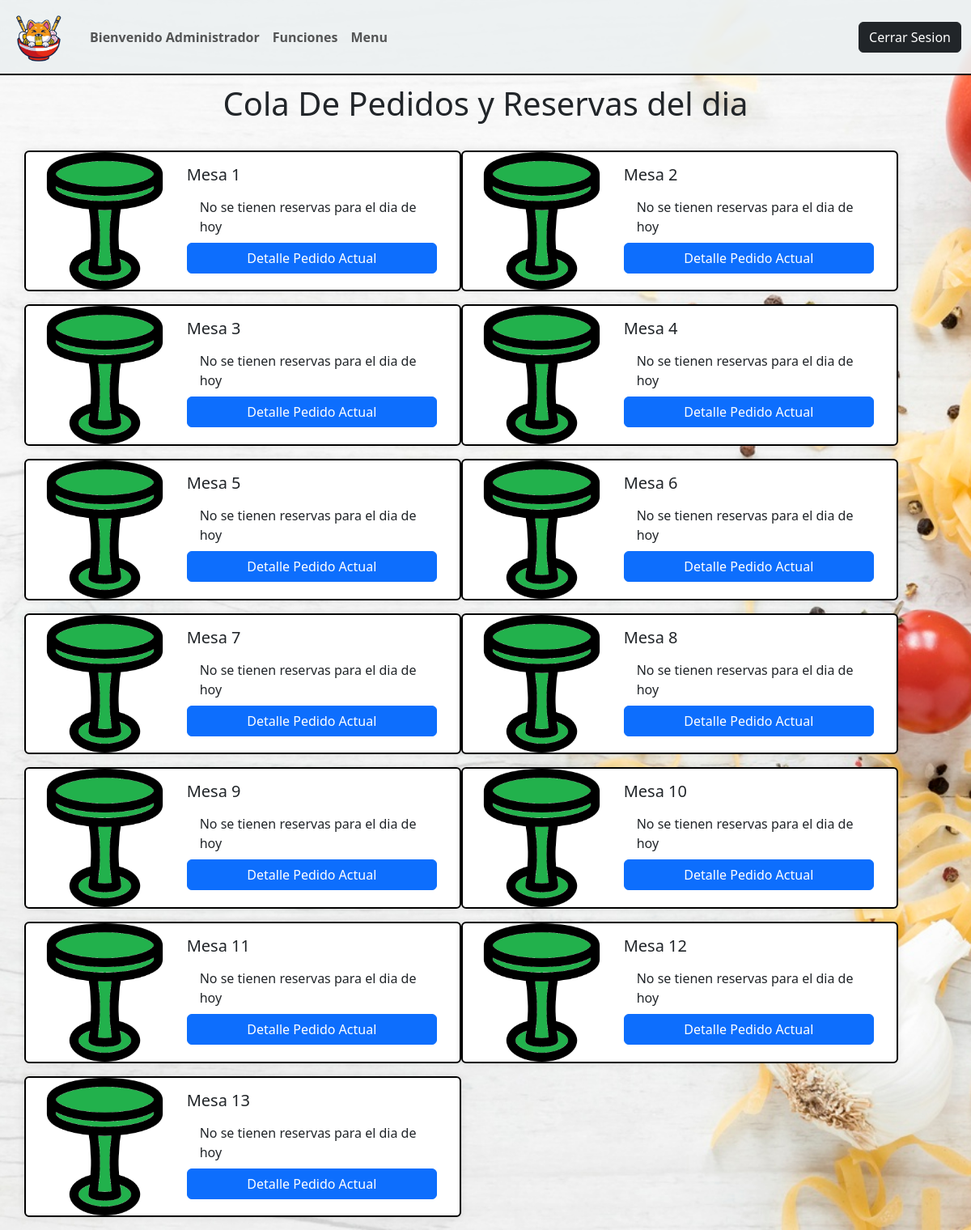
/pedidosingresadoscocina (signed in), run on the app's committed database.
### appweb/models.py (models this page shows, shortened)
class Mesa (models.Model):
    ID_Mesa = models.AutoField(primary_key=True, help_text="Id de la mesa")
    Nombre_Mesa = models.CharField(max_length=10, help_text="Identificador de la mesa")
    Estado_Ocupado = models.BooleanField()
    Estado_Reservado = models.BooleanField()

### appweb/views.py (the view)
# urls.py: path('pedidosingresadoscocina',pedidosingresadoscocina,name='pedidosingresadoscocina'),
@login_required(login_url="/accounts/login")
@permission_required (['auth.add_group'], login_url="/")
def pedidosingresadoscocina(request):
    mesaspedido =  Mesa.objects.all()
    pedidos =  Descripción_Pedidos.objects.all()
    reserv = Reserva_Mesa.objects.all()
    fecha_hoy = timezone.localtime(timezone.now()).date()
    data = {
        "Mesas": mesaspedido,
        "pedidos": pedidos,
        "reservas": reserv,
        "fecha_hoy":fecha_hoy
          }
    return render(request,"mantenedor/garzon/pedidosingresadoscocina.html",data)

### appweb/context_processor.py (called while the page is built)
def costo_total_carro(request):
    total=0
    if 'carro' in request.session:
        for key, value in request.session["carro"].items():
            total=total+(int(value["precio"]))
    return {"costo_total_carro":total}

### appweb/templates/mantenedor/garzon/pedidosingresadoscocina.html (shortened to what this page needs)
{% extends 'base.html' %}
{% block contenido %}
{% load static %}
<div class="container" style="height: 805px;">
    <div class="cont-profesionales col-lg-12 col-md-12 col-sm-12 col-xs-12">
        <h1 style="text-align: center; margin-top: 1%; margin-bottom: 3%;">Cola De Pedidos y Reservas del dia</h1>
        <div class="cont-listado row">
            {% for x in Mesas %}
            {% if x.ID_Mesa is 0  %}
            {% else %}
            <div class="card mb-3" style="max-width: 540px; border: 2px solid black; box-shadow: 0px 0px 10px rgba(0, 0, 0, 0.1);">
                <div class="row g-0">
                    <div class="col-md-4">
                        {% if x.Estado_Ocupado %}
                        <img src="{% static 'image/mesaa.png' %}" class="img-fluid rounded-start" alt="...">
                        {% elif x.Estado_Reservado  %}
                        <img src="{% static 'image/mesab.png' %}" class="img-fluid rounded-start" alt="...">
                        {% else %}
                        <img src="{% static 'image/mesac.png' %}" class="img-fluid rounded-start" alt="...">
                        {% endif %}
                    </div>
                    <div class="col-md-8">
                        <div class="card-body">
                            <h5 class="card-title">{{ x.Nombre_Mesa }}</h5>
                            <ul class="list-group list-group-flush">
                            {% if  x.Estado_Reservado == 1 %}
                            {% for z in reservas %}
                            {% if z.fecha == fecha_hoy  %}
                            {% if z.ID_Mesa.ID_Mesa == x.ID_Mesa %}
                                <li class="list-group-item"> Reserva de {{z.nombre}} para {{z.cantidad_comensales}} comensales para las {{z.hora}} </li>
                              {% endif %}
                              {% endif %}
                              {% endfor %}
                            </ul>
                              {% else %}
                              <ul class="list-group list-group-flush">
                                <li class="list-group-item"> No se tienen reservas para el dia de hoy</li>
                              </ul>
                              {% endif %}
                              <div class="d-grid">
                              <button type="button" class="btn btn-primary btn-md" data-bs-toggle="modal" data-bs-target="#modal{{ forloop.counter }}">Detalle Pedido Actual</button>
                              </div>
                        </div>
                    </div>
                </div>
            </div>
            {% endif %}
            {% endfor %}
        </div>
    </div>
</div>
{% endblock %}

### appweb/templates/base.html (shortened to what this page needs)
<!DOCTYPE html>
<html lang="en">
<head>
  {% load static %}
  <link rel="stylesheet" href="{% static 'design/design.css' %}">
  <link href="https://cdn.jsdelivr.net/npm/bootstrap@5.3.3/dist/css/bootstrap.min.css" rel="stylesheet">
  <link rel="stylesheet" href="https://cdnjs.cloudflare.com/ajax/libs/font-awesome/4.7.0/css/font-awesome.min.css">
</head>
<body>
<nav class="navbar navbar-expand-lg">
  <div class="container-fluid">
    <a class="navbar-brand" href="{% url 'index' %}">
      <img class="logo" src="{% static 'image/TecnoFood.png' %}" alt="Logo" style="width:75px;height:65px;">
    </a>
    <div class="collapse navbar-collapse" id="navbarSupportedContent">
      <ul class="navbar-nav me-auto mb-2 mb-lg-0">
        {% if user.is_authenticated and user.is_staff == False %}
        <li class="nav-item">
          <a class="nav-link" href="#" role="button" data-bs-toggle="dropdown" aria-expanded="false">
            <b>Bienvenido {{user.username}}</b>
          </a>
        </li>
        <li class="nav-item">
          <a class="nav-link" href="{% url 'menupedidoonline' %}"><b>Compra en Linea</b></a>
        </li>
        <li class="nav-item">
          <a class="nav-link" href="{% url 'reservamesa' %}"><b>Reserva Aqui</b></a>
        </li>
        {% elif user.is_authenticated and user.is_staff %}
        <li class="nav-item">
          <a class="nav-link" href="#" role="button" data-bs-toggle="dropdown" aria-expanded="false">
            <b>Bienvenido {{user.username}}</b>
          </a>
        </li>
        <li class="nav-item">
          <a class="nav-link" href="{% url 'funciones' user.id %}"><b>Funciones</b></a>
        </li>
        <li class="nav-item">
          <a class="nav-link" href="{% url 'menu' %}"><b>Menu</b></a>
        </li>
        {% endif %}
      </ul>
      {% if user.is_authenticated %}
      <div class="ms-auto">
        <a href="{% url 'logout' %}" class="btn btn-dark">Cerrar Sesion</a>
      </div>
      {% endif %}
    </div>
  </div>
</nav>
<main>
  {% block contenido %}
  {% endblock %}
</main>
</body>
</html>

### appweb/static/design/design.css (style rules this page uses)
.navbar { backdrop-filter: blur(1px); background-color: rgba(236, 240, 241, 0.9); border-bottom: 2px solid black; }
.navbar-brand .logo { filter: invert(0); width: 75px; height: 65px; }

### data on the page
Mesa: Estado_Ocupado False (drawn), Nombre_Mesa "Mesa 1", Estado_Reservado "No se tienen reservas para el dia de hoy"
Mesa: Estado_Ocupado False (drawn), Nombre_Mesa "Mesa 2", Estado_Reservado "No se tienen reservas para el dia de hoy"
Mesa: Estado_Ocupado False (drawn), Nombre_Mesa "Mesa 3", Estado_Reservado "No se tienen reservas para el dia de hoy"
Mesa: Estado_Ocupado False (drawn), Nombre_Mesa "Mesa 4", Estado_Reservado "No se tienen reservas para el dia de hoy"
Mesa: Estado_Ocupado False (drawn), Nombre_Mesa "Mesa 5", Estado_Reservado "No se tienen reservas para el dia de hoy"
Mesa: Estado_Ocupado False (drawn), Nombre_Mesa "Mesa 6", Estado_Reservado "No se tienen reservas para el dia de hoy"
Mesa: Estado_Ocupado False (drawn), Nombre_Mesa "Mesa 7", Estado_Reservado "No se tienen reservas para el dia de hoy"
Mesa: Estado_Ocupado False (drawn), Nombre_Mesa "Mesa 8", Estado_Reservado "No se tienen reservas para el dia de hoy"
Mesa: Estado_Ocupado False (drawn), Nombre_Mesa "Mesa 9", Estado_Reservado "No se tienen reservas para el dia de hoy"
Mesa: Estado_Ocupado False (drawn), Nombre_Mesa "Mesa 10", Estado_Reservado "No se tienen reservas para el dia de hoy"
Mesa: Estado_Ocupado False (drawn), Nombre_Mesa "Mesa 11", Estado_Reservado "No se tienen reservas para el dia de hoy"
Mesa: Estado_Ocupado False (drawn), Nombre_Mesa "Mesa 12", Estado_Reservado "No se tienen reservas para el dia de hoy"
Mesa: Estado_Ocupado False (drawn), Nombre_Mesa "Mesa 13", Estado_Reservado "No se tienen reservas para el dia de hoy"

### other printed values
{{ user.username }} "Administrador"
